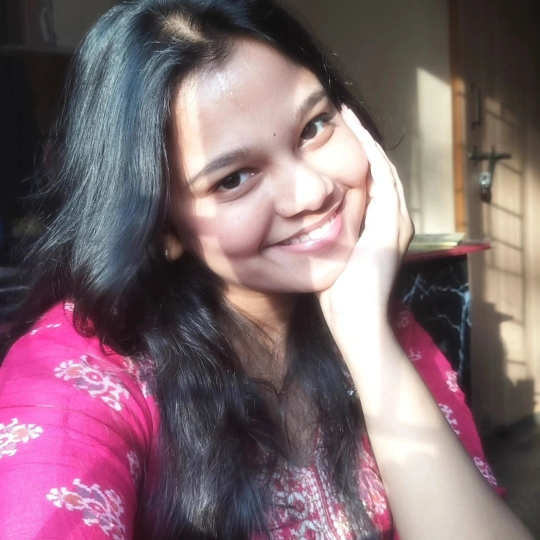
#> input picture backend/uploads/670608368_18004585871908634_2367554470976910369_n.jpg, 1080 x 1080 px (shown at 1/2 size); its folder holds only this picture in this run
$ python -i forensics_core.py   (imports and definitions only)   (older library calls are emulated)
#> lines starting #> are read from the running program, lines starting #| are printed output that depends on the picture
#> in full_image_forensics, img is the input picture: shape (1080, 1080, 3); mean B, G, R 113.5, 106, 129.7
"""
Shared forensic primitives for the DeepGuard final detector suite.
====================================================================
Used by final_image_detector.py and final_video_detector.py so the same
splice/face-forensic logic isn't duplicated and drifting between them.

Four families of signal live here:

  1. Provenance & metadata forensics (C2PA/JUMBF, EXIF/XMP, SHA-256,
     software/generator tag detection) -- catches content with traceable
     AI tooling provenance.
  2. Global AI-generation forensics (FFT radial spectral decay, texture
     uniformity, histogram smoothness) -- catches FULLY AI-GENERATED
     content via physical frequency-domain signatures.
  3. Splice/localization forensics (Error Level Analysis, wavelet-denoised
     noise-residual consistency) -- catches AI-EDITED content where only
     part of the frame was touched.
  4. Face-region forensics (convex-hull boundary gradient analysis,
     identity-region noise mismatch, landmark geometry) -- catches
     FACE-SWAP / reenactment content. Runs per detected face, independent
     of other faces in the frame.

Every function returns a structured finding so a verdict can ALWAYS be
explained, not just scored:
    {"signal": str, "score": float 0-1, "region": (x,y,w,h) or None,
     "description": str}

Calibration disclaimer (repeated deliberately, because it matters):
None of the numeric thresholds in this file are fit on a labeled dataset.
They encode genuine forensic principles from the literature, but the exact
cutoffs are starting points. Replace them with thresholds/classifiers fit
on labeled real/fake data from your actual use case as soon as you have it.
"""

import hashlib
import importlib.util
import io
import json
import logging
import os
import struct
from typing import Dict, Any, List, Optional, Tuple

import numpy as np
import cv2

logger = logging.getLogger(__name__)

Finding = Dict[str, Any]


def make_finding(signal: str, score: float, description: str,
                  region: Optional[Tuple[int, int, int, int]] = None) -> Finding:
    return {
        "signal": signal,
        "score": round(float(np.clip(score, 0.0, 1.0)), 3),
        "region": region,
        "description": description,
    }


def sha256_file_hash(file_path: str) -> str:
    """Compute SHA-256 hash of a file for chain-of-custody integrity."""
    h = hashlib.sha256()
    with open(file_path, "rb") as f:
        for chunk in iter(lambda: f.read(65536), b""):
            h.update(chunk)
    return h.hexdigest()


# ======================================================================
# 0. PROVENANCE & METADATA FORENSICS
# ======================================================================

# [12 lines left out: function _find_jumbf_box, not called in this run]


def c2pa_provenance_score(file_path: str) -> Finding:
    """
    Check for C2PA/JUMBF content credentials metadata. A valid C2PA manifest
    box embedded in the file indicates the content was created or edited by
    a C2PA-compliant tool (e.g., Content Authenticity Initiative cameras,
    Adobe Firefly, DALL-E, etc.). Its presence is strong provenance evidence;
    its absence is NOT evidence of fakeness (metadata can be stripped).

    Detects JUMBF boxes in JPEG files and XMP-based C2PA manifests in other formats.
    """
    try:
        with open(file_path, "rb") as f:
            raw = f.read(1024 * 1024)  # read first 1MB for headers

        # Check JPEG JUMBF marker (0xFFE8 or JUMBF box after APP11)
        has_jumbf = False
        if raw[:2] == b"\xff\xd8":  # JPEG
            # Search for JUMBF box signature
            jumbf_idx = raw.find(b"jumb")
            if jumbf_idx >= 0:
                has_jumbf = True
            # Also check for C2PA manifest marker
            c2pa_idx = raw.find(b"c2pa")
            if c2pa_idx >= 0:
                has_jumbf = True

        # Check for XMP-based C2PA in any format (search wider range)
        if not has_jumbf:
            with open(file_path, "rb") as f:
                raw_full = f.read(4 * 1024 * 1024)  # read up to 4MB
            if b"http://c2pa.org" in raw_full or b"GPC:CT" in raw_full:
                has_jumbf = True

        if has_jumbf:
            return make_finding("c2pa_provenance", 0.9,
                "C2PA/JUMBF content credentials detected in file metadata. "
                "This indicates the content was created or edited by a C2PA-compliant tool.")
        else:
            return make_finding("c2pa_provenance", 0.0,
                "No C2PA content credentials found. Note: absence of C2PA does NOT "
                "prove the content is AI-generated; metadata can be stripped during export.")
    except Exception as e:
        logger.error("c2pa_provenance_score failed: %s", e)
        return make_finding("c2pa_provenance", 0.0, "Analysis failed.")


def exif_metadata_score(file_path: str) -> Finding:
    """
    Parse EXIF/XMP metadata and check for AI/generator software tags,
    camera sensor plausibility, and timestamp consistency. Flags:
    - Known AI generator software (Midjourney, DALL-E, Stable Diffusion, etc.)
    - Missing camera make/model on a file claiming photo origin
    - Inconsistent timestamps
    """
    try:
        from PIL import Image
        from PIL.ExifTags import TAGS

        img = Image.open(file_path)
#> img: PIL image 1080x1080 RGB
        exif_data = img._getexif() if hasattr(img, "_getexif") else None

        if exif_data is None:
            return make_finding("exif_metadata", 0.3,
                "No EXIF data found. This is common for AI-generated content "
                "but also for screenshots, exports, and stripped metadata.")

        software_tags = []
        camera_make = None
        camera_model = None
        has_datetime = False

        for tag_id, value in exif_data.items():
            tag_name = TAGS.get(tag_id, str(tag_id))
            val_str = str(value).lower() if value else ""

            if tag_name == "Software":
                # Known AI generators
                ai_software = ["midjourney", "dall-e", "dalle", "stable diffusion",
                               "flux", "firefly", "copilot", "gemini", "imagen",
                               "craiyon", "nightcafe", "lexica", "playground"]
                for sw in ai_software:
                    if sw in val_str:
                        software_tags.append(sw)

            elif tag_name in ("Make", "Model"):
                if tag_name == "Make":
                    camera_make = val_str
                else:
                    camera_model = val_str

            elif tag_name == "DateTimeOriginal":
                has_datetime = True

        if software_tags:
            return make_finding("exif_metadata", 0.85,
                f"EXIF Software tag identifies AI generator(s): {', '.join(software_tags)}. "
                "This is direct evidence of AI-generated content.")

        if not camera_make and not camera_model:
            score = 0.35
            desc = ("No camera make/model in EXIF. This could indicate AI generation, "
                    "an export without camera metadata, or a screenshot.")
        else:
            score = 0.1
            desc = (f"Camera identified: {camera_make or 'unknown'} {camera_model or 'unknown'}. "
                    "Metadata consistent with camera capture.")

        return make_finding("exif_metadata", score, desc)
    except Exception as e:
        logger.error("exif_metadata_score failed: %s", e)
        return make_finding("exif_metadata", 0.0, "EXIF analysis failed.")


# ======================================================================
# 1. GLOBAL AI-GENERATION FORENSICS
# ======================================================================

def fft_periodicity_score(gray: np.ndarray) -> Finding:
    """
    Enhanced 2D DFT spectral anomaly detection. Computes:
    1. Radial energy profile and bumpiness (GAN/diffusion upsampling artifacts)
    2. Spectral decay deviation from natural image 1/f^alpha baseline
       (Frankfurt et al.): synthetic images often exhibit anomalous high-frequency
       energy or periodic peaks deviating from the expected power-law falloff.
    3. Periodic peak detection at mu + 2.5*sigma for checkerboard/upsampling artifacts.
    """
    try:
        f = np.fft.fft2(gray.astype(np.float32))
        fshift = np.fft.fftshift(f)
        magnitude = np.log(np.abs(fshift) + 1)
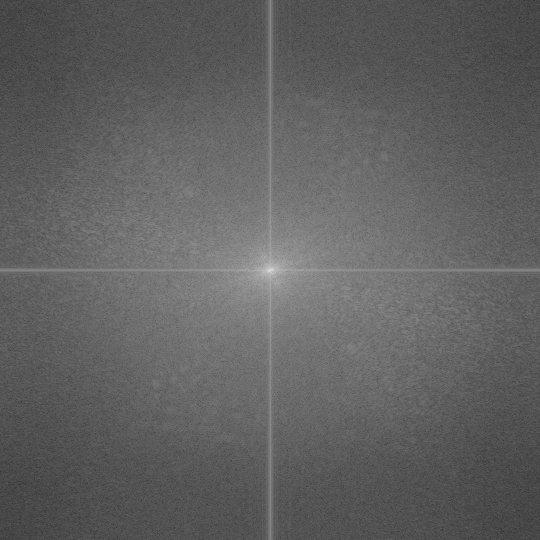
#> magnitude: shape (1080, 1080) float64 (shown at 1/2 size); min 1.21, max 18.71, mean 7.86; drawn with min black and max white

        h, w = magnitude.shape
        cy, cx = h // 2, w // 2
        y, x = np.ogrid[:h, :w]
        r = np.sqrt((x - cx) ** 2 + (y - cy) ** 2).astype(int)

        max_r = min(cy, cx)
        ring_means = []
        for radius in range(5, max_r, 5):
            mask = (r >= radius - 2) & (r < radius + 2)
            vals = magnitude[mask]
            if vals.size > 0:
                ring_means.append(float(np.mean(vals)))
#> after the loop, ring_means = 107 values, max 14.75 at index 0, min 7.07 at index 106, mean 9.02

        if len(ring_means) < 4:
            return make_finding("fft_periodicity", 0.0, "Image too small for reliable frequency analysis.")

        ring_means = np.array(ring_means)

        # --- Signal 1: Radial bumpiness (upsampling artifacts) ---
        second_deriv = np.diff(ring_means, n=2)
#> second_deriv = 105 values, max 0.474 at index 0, min -0.0923 at index 15, mean 0.00989
        bumpiness = float(np.std(second_deriv)) / (float(np.mean(np.abs(ring_means))) + 1e-6)
#> bumpiness = 0.00741
        bump_score = float(np.clip(bumpiness / 0.15, 0.0, 1.0))
#> bump_score = 0.0494

        # --- Signal 2: Spectral decay deviation from natural 1/f^alpha ---
        # Natural images follow power-law: log|F(f)|^2 ~ alpha * log(f) + c
        # with alpha typically in [1.5, 3.5]. Synthetic images deviate from this.
        radii = np.arange(5, max_r, 5, dtype=np.float64)[:len(ring_means)]
#> radii = 107 values from 5 to 535
        if len(radii) >= 6 and np.std(radii) > 0:
            # Fit log-log slope
            log_r = np.log(radii + 1e-6)
#> log_r = 107 values from 1.61 to 6.28
            log_power = np.array(ring_means)
#> log_power has the same summary as ring_means
            slope, intercept = np.polyfit(log_r, log_power, 1)
#> slope = -1.61; intercept = 17.55
            # Natural alpha ~ 2.0; synthetic often shows steeper or flatter decay
            alpha_deviation = abs(slope - 2.0)  # distance from natural 1/f^2
#> alpha_deviation = 3.61
            spectral_decay_score = float(np.clip(alpha_deviation / 1.5, 0.0, 1.0))
#> spectral_decay_score = 1
        else:
            spectral_decay_score = 0.0

        # --- Signal 3: Periodic peak detection ---
        if len(ring_means) > 8:
            ring_arr = np.array(ring_means)
#> ring_arr has the same summary as ring_means
            ring_mean = np.mean(ring_arr)
#> ring_mean = 9.02
            ring_std = np.std(ring_arr) + 1e-6
#> ring_std = 1.51
            peaks = np.sum(ring_arr > ring_mean + 2.5 * ring_std)
#> peaks = 3
            peak_score = float(np.clip(peaks / 3.0, 0.0, 1.0))
#> peak_score = 1
        else:
            peak_score = 0.0

        # Combine signals with weights
        score = float(np.clip(0.4 * bump_score + 0.35 * spectral_decay_score + 0.25 * peak_score, 0.0, 1.0))
#> score = 0.62

        parts = []
        if bump_score > 0.5:
            parts.append("radial energy bumps consistent with generative upsampling")
        if spectral_decay_score > 0.5:
            parts.append(f"spectral decay deviates from natural 1/f^alpha baseline")
        if peak_score > 0.5:
            parts.append(f"periodic spectral peaks detected")

        if parts:
            desc = f"Frequency analysis anomaly: {', '.join(parts)}."
        else:
            desc = "Frequency spectrum falloff is smooth and consistent with natural capture."
        return make_finding("fft_periodicity", score, desc)
    except Exception as e:
        logger.error("fft_periodicity_score failed: %s", e)
        return make_finding("fft_periodicity", 0.0, "Analysis failed.")


def texture_uniformity_score(gray: np.ndarray) -> Finding:
    """
    Real photographs have naturally varying local texture across the frame
    (focus falloff, sensor noise). Generative models often produce
    unnaturally uniform texture statistics. We measure the coefficient of
    variation of local variance across a region grid -- LOW variation is
    the suspicious direction.
    """
    try:
        h, w = gray.shape
#> h = 1080; w = 1080
        rh, rw = h // 6, w // 6
#> rh = 180; rw = 180
        if rh < 8 or rw < 8:
            return make_finding("texture_uniformity", 0.0, "Image too small for texture grid analysis.")

        local_vars = []
        for i in range(0, h - rh, rh):
            for j in range(0, w - rw, rw):
                region = gray[i:i + rh, j:j + rw]
                local_vars.append(float(np.var(region)))
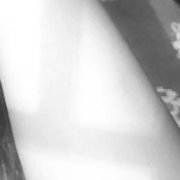
#> region: shape (180, 180); min 40, max 255, mean 206.1
#> after the loop, local_vars = 25 values, max 8403.8 at index 19, min 469.3 at index 22, mean 2705.6

        if len(local_vars) < 4:
            return make_finding("texture_uniformity", 0.0, "Insufficient regions for analysis.")

        mean_v = np.mean(local_vars)
#> mean_v = 2705.6
        cv = np.std(local_vars) / mean_v if mean_v > 1e-6 else 0.0
#> cv = 0.781
        score = float(1.0 - np.clip(cv / 1.2, 0.0, 1.0))
#> score = 0.349

        desc = ("Texture detail is unusually uniform across the frame, a known generative-model signature."
                if score > 0.5 else "Texture detail varies naturally across the frame.")
        return make_finding("texture_uniformity", score, desc)
    except Exception as e:
        logger.error("texture_uniformity_score failed: %s", e)
        return make_finding("texture_uniformity", 0.0, "Analysis failed.")


def histogram_smoothness_score(img: np.ndarray) -> Finding:
    """
    Real-world sensor noise gives color histograms a jagged profile.
    Over-smooth histograms (common after diffusion-model decoding, which
    lacks true sensor noise) score higher here.
    """
    try:
        scores = []
#> scores = []
        for ch in range(3):
            hist = cv2.calcHist([img], [ch], None, [256], [0, 256]).flatten()
            if hist.sum() == 0:
                continue
            hist = hist / hist.sum()
            second_deriv = np.diff(hist, n=2)
            flatness = float(np.mean(np.abs(second_deriv) < 1e-5))
            scores.append(flatness)
#> this loop made 3 passes
#> flatness on passes 1 to 3: 0.0669, 0.0787, 0.0984
#> after the loop, scores = [0.0669, 0.0787, 0.0984]
        if not scores:
            return make_finding("histogram_smoothness", 0.0, "Could not compute histograms.")
        score = float(np.clip(np.mean(scores) * 1.5, 0.0, 1.0))
#> score = 0.122
        desc = ("Color histograms are unusually smooth, lacking typical sensor noise texture."
                if score > 0.5 else "Color histograms show natural sensor-noise texture.")
        return make_finding("histogram_smoothness", score, desc)
    except Exception as e:
        logger.error("histogram_smoothness_score failed: %s", e)
        return make_finding("histogram_smoothness", 0.0, "Analysis failed.")


# ======================================================================
# 2. SPLICE / LOCALIZED EDIT FORENSICS
# ======================================================================

def error_level_analysis(img_path: str, quality: int = 90) -> Finding:
    """
    Error Level Analysis: re-save the image at a known JPEG quality and
    diff against the original. Regions that were edited/composited AFTER
    the image's last save tend to have a different recompression error
    signature than the rest of the (already-compressed) image, showing up
    as a brighter/different region in the ELA diff.

    This is a real, decades-old forensic technique (its main weakness is
    false positives on already-low-quality or PNG-source images, which is
    why it's one signal among several here, not a standalone verdict).
    """
#> called with quality = 90
    try:
        img = cv2.imread(img_path)
        if img is None:
            return make_finding("error_level_analysis", 0.0, "Could not read image.")

        ok, encoded = cv2.imencode(".jpg", img, [cv2.IMWRITE_JPEG_QUALITY, quality])
        if not ok:
            return make_finding("error_level_analysis", 0.0, "Re-encoding failed.")
        resaved = cv2.imdecode(encoded, cv2.IMREAD_COLOR)

        diff = cv2.absdiff(img, resaved).astype(np.float32)
        diff_gray = cv2.cvtColor(diff.astype(np.uint8), cv2.COLOR_BGR2GRAY).astype(np.float32)

        h, w = diff_gray.shape
        gh, gw = max(h // 8, 1), max(w // 8, 1)
        cell_means = []
        cell_boxes = []
        for i in range(0, h - gh + 1, gh):
            for j in range(0, w - gw + 1, gw):
                cell = diff_gray[i:i + gh, j:j + gw]
                cell_means.append(float(np.mean(cell)))
                cell_boxes.append((j, i, gw, gh))
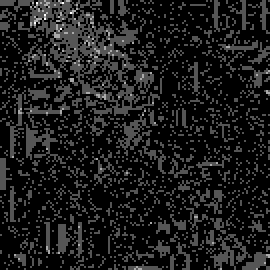
#> cell: shape (135, 135) float32 (shown 2 times larger); min 0, max 3, mean 0.321; drawn with min black and max white
#> after the loop, cell_boxes = 64 items, first 6: (0, 0, 135, 135), (135, 0, 135, 135), (270, 0, 135, 135), (405, 0, 135, 135), (540, 0, 135, 135), (675, 0, 135, 135); cell_means = 64 values, max 1.3 at index 17, min 0.139 at index 5, mean 0.553

        if len(cell_means) < 4:
            return make_finding("error_level_analysis", 0.0, "Image too small for ELA grid.")

        cell_means = np.array(cell_means)
        mean_err = np.mean(cell_means)
#> mean_err = 0.553
        std_err = np.std(cell_means)
#> std_err = 0.278

        if std_err < 1e-6:
            return make_finding("error_level_analysis", 0.0, "Uniform compression error across frame; no localized anomaly.")

        # Cells with error level far from the global mean suggest a region
        # was edited/composited separately from the rest of the image.
        z_scores = (cell_means - mean_err) / std_err
#> z_scores = 64 values, max 2.68 at index 17, min -1.49 at index 5, mean 0
        worst_idx = int(np.argmax(np.abs(z_scores)))
#> worst_idx = 17
        worst_z = float(np.abs(z_scores[worst_idx]))
#> worst_z = 2.68

        score = float(np.clip((worst_z - 3.5) / 4.0, 0.0, 1.0))
#> score = 0
        region = cell_boxes[worst_idx] if score > 0.3 else None

        desc = (f"Localized recompression-error anomaly detected (region stands out {worst_z:.1f} std "
                f"from the rest of the frame), consistent with a spliced or AI-edited region."
                if score > 0.3 else
                "No significant localized compression-error anomaly detected.")
        return make_finding("error_level_analysis", score, desc, region=region)
    except Exception as e:
        logger.error("error_level_analysis failed: %s", e)
        return make_finding("error_level_analysis", 0.0, "Analysis failed.")


def _wavelet_denoise(gray: np.ndarray) -> np.ndarray:
    """
    Estimate the noise-free image using a 2-level Haar wavelet hard-threshold
    scheme (plan.md Task 1.3: wavelet-denoised residual estimation).

    Process:
      1. Forward 2D DWT (Haar) — 2 levels of LL/LH/HL/HH sub-bands.
      2. Hard-threshold all detail sub-bands (LH/HL/HH) at σ*sqrt(2*log N)
         (VisuShrink universal threshold), where σ is estimated from the
         level-1 HH band via the median absolute deviation rule.
      3. Inverse 2D DWT to reconstruct the denoised estimate.

    Falls back to bilateral filter if scipy is unavailable.
    """
    try:
        from scipy.ndimage import convolve

        img = gray.astype(np.float32)
#> img: shape (1080, 1080) float32
        h, w = img.shape

        # Haar analysis filters
        lo = np.array([1.0, 1.0]) / np.sqrt(2.0)
#> lo = [0.707, 0.707]
        hi = np.array([1.0, -1.0]) / np.sqrt(2.0)
#> hi = [0.707, -0.707]

        def _dwt_row(x, f):
            c = np.convolve(x, f[::-1], mode='full')
#> c = 1081 values, max 173.2 at index 291, min 15.56 at index 0, mean 73.46
            return c[len(f) - 1::2][:len(x) // 2]

        def _idwt_row(lo_coeffs, hi_coeffs, f_lo, f_hi, length):
            up_lo = np.zeros(length)
            up_hi = np.zeros(length)
            up_lo[::2] = lo_coeffs[:length // 2]
            up_hi[::2] = hi_coeffs[:length // 2]
            return np.convolve(up_lo, f_lo, mode='same') + np.convolve(up_hi, f_hi, mode='same')

        def _dwt2(x):
            # Apply row-wise then column-wise (1 level)
            rows_lo = np.array([_dwt_row(row, lo) for row in x])
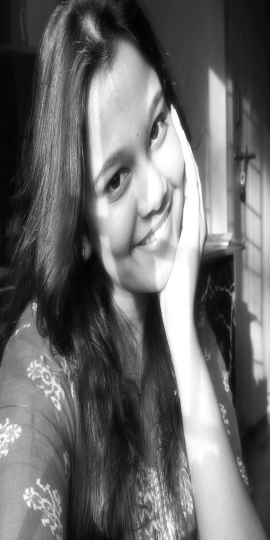
#> rows_lo: shape (1080, 540) float64 (shown at 1/2 size); min 17.68, max 360.6, mean 161.1; drawn with min black and max white
            rows_hi = np.array([_dwt_row(row, hi) for row in x])
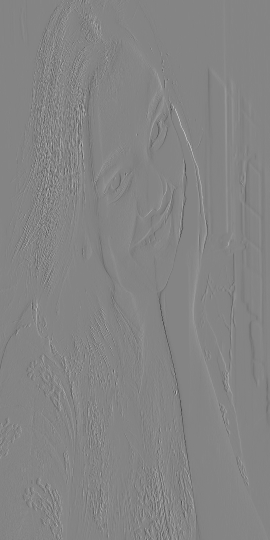
#> rows_hi: shape (1080, 540) float64 (shown at 1/2 size); min -74.25, max 68.59, mean 0; drawn with min black and max white
            LL = np.array([_dwt_row(col, lo) for col in rows_lo.T]).T
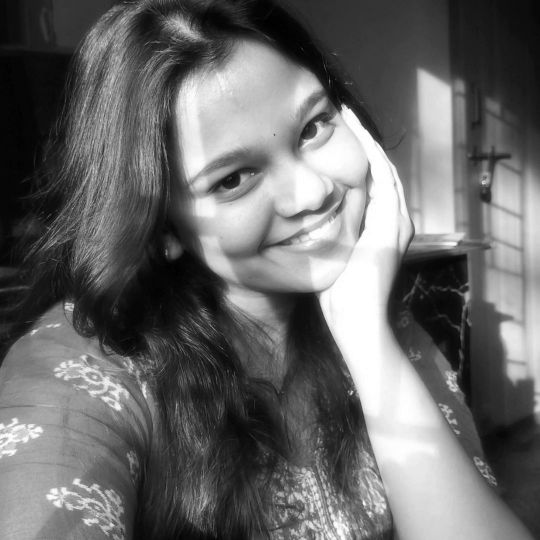
#> LL: shape (540, 540) float64; min 28, max 510, mean 227.9; drawn with min black and max white
            LH = np.array([_dwt_row(col, hi) for col in rows_lo.T]).T
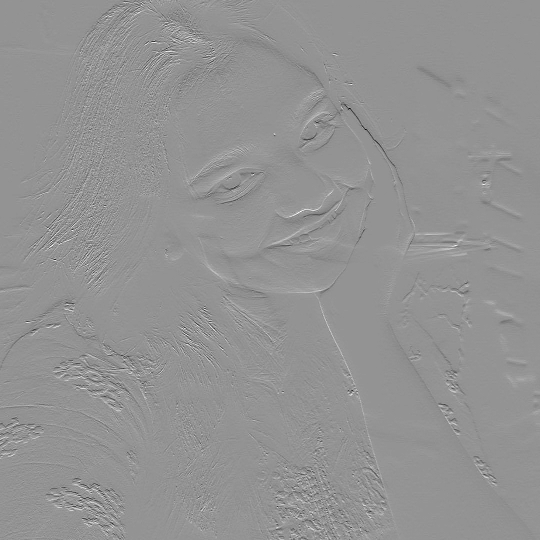
#> LH: shape (540, 540) float64; min -85, max 62, mean -0.1; drawn with min black and max white
            HL = np.array([_dwt_row(col, lo) for col in rows_hi.T]).T
            HH = np.array([_dwt_row(col, hi) for col in rows_hi.T]).T
#> (the rest of the program and of its run is left out)
